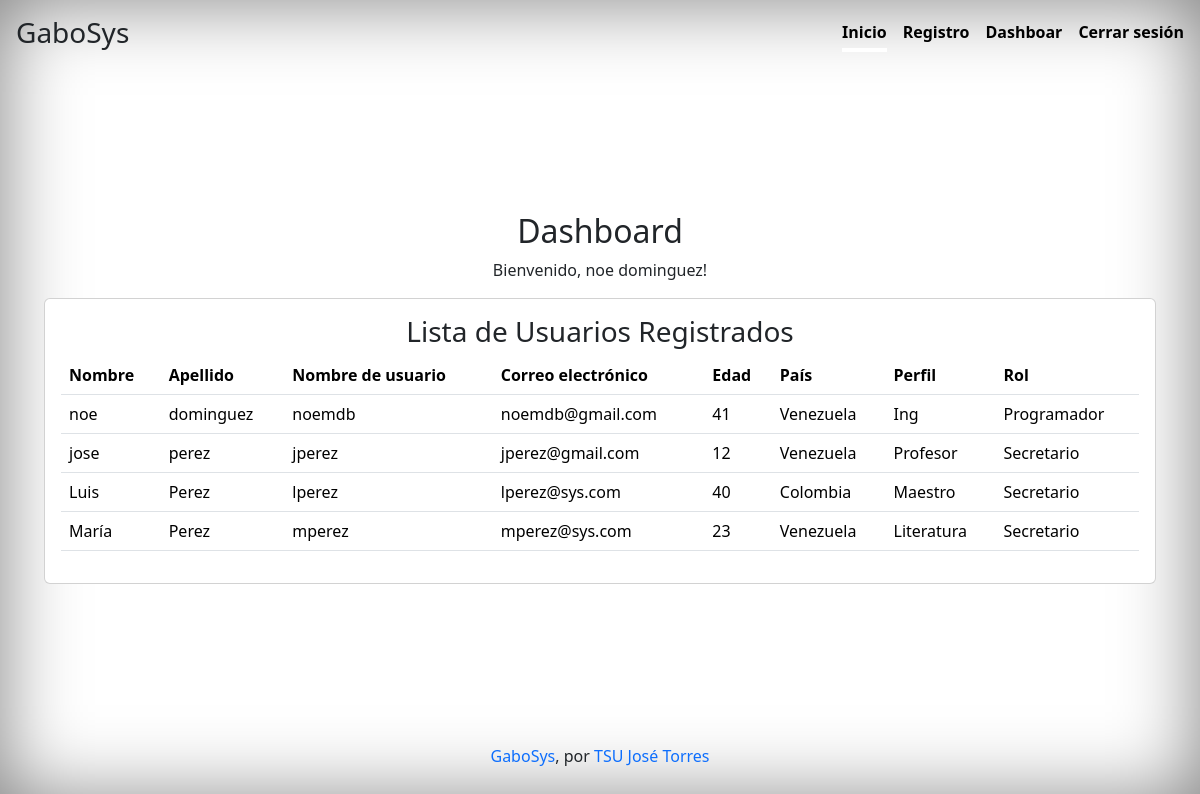
The app's page /dashboard.php (signed in) with its own data.
### tables this page shows
CREATE TABLE `users` (
  `id` int NOT NULL,
  `firstname` varchar(50) NOT NULL,
  `lastname` varchar(50) NOT NULL,
  `username` varchar(50) NOT NULL,
  `email` varchar(100) NOT NULL,
  `age` int DEFAULT NULL,
  `country` varchar(50) DEFAULT NULL,
  `profile` varchar(50) DEFAULT NULL,
  `rol` varchar(50) DEFAULT NULL,
  `password` varchar(255) NOT NULL,
  `status` int NOT NULL DEFAULT '1'
);

### dashboard.php (the view, shortened to what this page needs)
<html lang="en" class="h-100" data-bs-theme="light">
<?php
include('conn.php');
try {
    $conn = new PDO("mysql:host=$servername;dbname=$dbname", $username, $password);
    $conn->setAttribute(PDO::ATTR_ERRMODE, PDO::ERRMODE_EXCEPTION);
    $sql = "SELECT * FROM users";
    $stmt = $conn->query($sql);
    $users = $stmt->fetchAll(PDO::FETCH_ASSOC);
} catch (PDOException $e) {
    die("Error en la conexión a la base de datos: " . $e->getMessage());
}
?>
<head>
<?php include('head.php'); ?>
</head>
<body class="d-flex h-100 text-center">
    <div class="d-flex w-100 h-100 p-3 mx-auto flex-column">
        <header class="mb-auto" >
            <?php include('header.php'); ?>
        </header>
        <main class="px-3 w-100">
            <div class="container">
                <h2 class="">Dashboard</h2>
                <p class="">Bienvenido, <?php echo $_SESSION['firstname'] .' '. $_SESSION['lastname']; ?>!</p>
                <div class="card">
                    <div class="card-body">
                        <h3>Lista de Usuarios Registrados</h3>
                        <table class="table">
                            <thead>
                                <tr>
                                    <th>Nombre</th>
                                    <th>Apellido</th>
                                    <th>Nombre de usuario</th>
                                    <th>Correo electrónico</th>
                                    <th>Edad</th>
                                    <th>País</th>
                                    <th>Perfil</th>
                                    <th>Rol</th>
                                </tr>
                            </thead>
                            <tbody>
                                <?php foreach ($users as $user): ?>
                                    <tr>
                                        <td><?php echo $user['firstname']; ?></td>
                                        <td><?php echo $user['lastname']; ?></td>
                                        <td><?php echo $user['username']; ?></td>
                                        <td><?php echo $user['email']; ?></td>
                                        <td><?php echo $user['age']; ?></td>
                                        <td><?php echo $user['country']; ?></td>
                                        <td><?php echo $user['profile']; ?></td>
                                        <td><?php echo $user['rol']; ?></td>
                                    </tr>
                                <?php endforeach; ?>
                            </tbody>
                        </table>
                    </div>
                </div>
            </div>
        </main>
        <footer class="mt-auto">
            <?php include('footer.php'); ?>
        </footer>
    </div>
</body>
</html>

### records on screen
users: firstname "noe", lastname "dominguez", username "noemdb", email "noemdb@gmail.com", age "41", country "Venezuela", profile "Ing", rol "Programador"
users: firstname "jose", lastname "perez", username "jperez", email "jperez@gmail.com", age "12", country "Venezuela", profile "Profesor", rol "Secretario"
users: firstname "Luis", lastname "Perez", username "lperez", email "lperez@sys.com", age "40", country "Colombia", profile "Maestro", rol "Secretario"
users: firstname "María", lastname "Perez", username "mperez", email "mperez@sys.com", age "23", country "Venezuela", profile "Literatura", rol "Secretario"

### other values on screen
$_SESSION['firstname'] "noe"
$_SESSION['lastname'] "dominguez"
